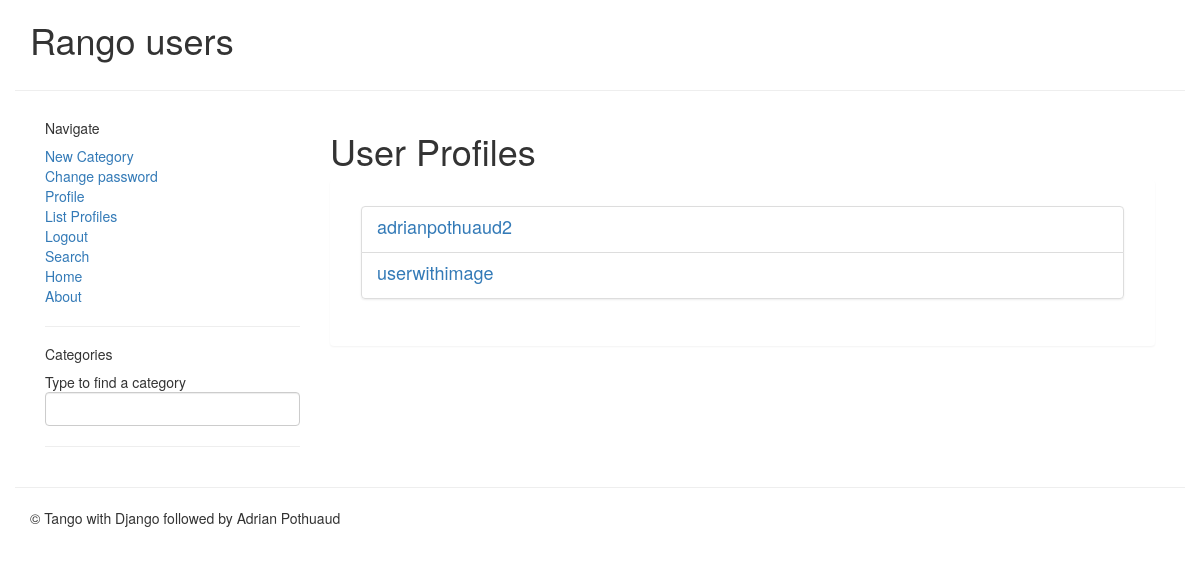
Page /rango/profiles/ (signed in) on the earlier database version.
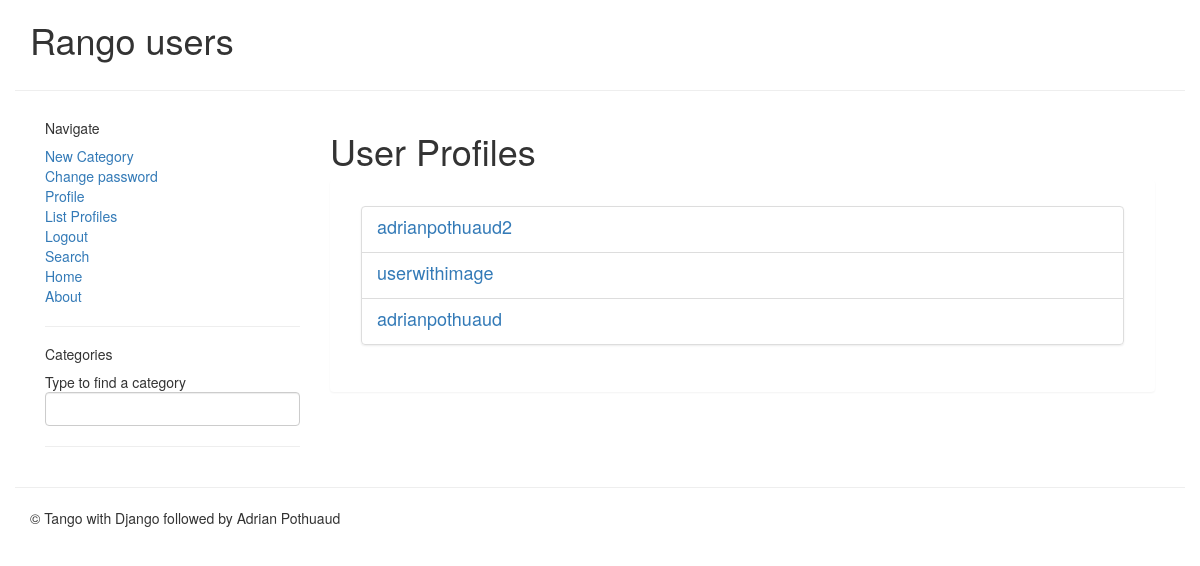
Same page on the later database version.
### rango/models.py (models this page shows, shortened)
class UserProfile(models.Model):
    user = models.OneToOneField(User)
    website = models.URLField(blank=True)
    picture = models.ImageField(upload_to='profile_images', blank=True)

### rango/views.py (the view)
@login_required
def list_profiles(request):
    userprofile_list = UserProfile.objects.all()
    return render(request, 'rango/list_profiles.html',
                  {'userprofile_list': userprofile_list}
                  )

### templates/rango/list_profiles.html
{% extends 'rango/base.html' %}
{% load staticfiles %}
{% block title %}Rango users{% endblock %}
{% block content %}
    <h1>User Profiles</h1>
    <div class="panel">
        {% if userprofile_list %}
            <div class="panel-heading">
                <div class="panel-body">
                    <div class="list-group">
                    {% for listuser in userprofile_list %}
                        <div class="list-group-item">
                            <h4 class="list-group-item-heading">
                                <a href="{% url 'rango:profile' listuser.user.username %}">
                                {{ listuser.user.username }}</a>
                            </h4>
                        </div>
                    {% endfor %}
                    </div>
                </div>
            </div>
        {% else %}
            <p>There are no users for the site.</p>
        {% endif %}
    </div>
{% endblock %}

### templates/rango/base.html (shortened to what this page needs)
<!DOCTYPE html>
{% load staticfiles %}
{% load rango_template_tags %}
<html lang="en">
<head>
    <link rel="stylesheet" href="{% static 'css/bootstrap.min.css' %}" />
    <link rel="stylesheet" href="{% static 'css/bootstrap-theme.min.css' %}" />
    <link rel="stylesheet" href="{% static 'css/font-awesome.min.css' %}" />
    <link rel="stylesheet" href="{% static 'css/custom.css' %}" />
</head>
<body>
    <div class="container-fluid">
        <div class="container">
            <h1>{% block title %}Page Title{% endblock %}</h1>
        </div>
        <hr/>
        <div class="container">
            <div class="col-xs-3">
                <h5>Navigate</h5>
                <ul class="list-unstyled">
                    {% if not user.is_authenticated %}
                        <li><a href="{% url 'auth_login' %}">Login</a><li>
                        <li><a href="{% url 'registration_register' %}">Sign Up</a></li>
                    {% else %}
                        <li><a href="{% url 'rango:add_category' %}">New Category</a></li>
                        <li><a href="{% url 'auth_password_change' %}">Change password</a></li>
                        <li><a href="{% url 'rango:profile' user.username %}">Profile</a></li>
                        <a href="{% url 'rango:list_profiles' %}">List Profiles</a>
                        <li><a href="{% url 'auth_logout' %}?next=/rango/">Logout</a><li>
                    {% endif %}
                    <li><a href="{% url 'rango:search' %}">Search</a></li>
                    <li><a href="{% url 'rango:index' %}">Home</a></li>
                    <li><a href="{% url 'rango:about' %}">About</a></li>
                </ul>
                <hr/>
                <h5>Categories</h5>
                <ul class="nav nav-list flex-column list-unstyled">
                    <li class="nav-item">Type to find a category</li>
                    <form>
                    <li class="nav-item"><input class="search-query form-control" type="text"
                    name="suggestion" value='' id="suggestion"  title="suggestion" />
                    </li>
                    </form>
                </ul>
                <hr>
            </div>
             <div class="col-xs-9">
                {% block content %}{% endblock %}
             </div>
        </div>
        <hr/>
        <div class="container">
            <p>&copy; Tango with Django followed by Adrian Pothuaud</p>
        </div>
    </div>
</body>
</html>

Differences in the rows shown:
added UserProfile: user.username "adrianpothuaud"
